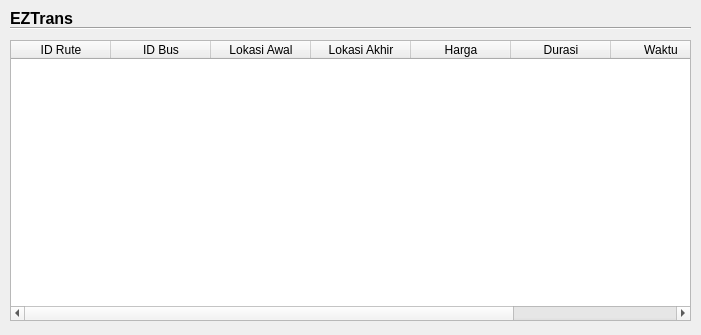
<?xml version="1.0" encoding="UTF-8"?>
<ui version="4.0">
 <class>Dialog</class>
 <widget class="QDialog" name="Dialog">
  <property name="geometry">
   <rect>
    <x>0</x>
    <y>0</y>
    <width>701</width>
    <height>335</height>
   </rect>
  </property>
  <property name="windowTitle">
   <string>Dialog</string>
  </property>
  <widget class="QTableWidget" name="tableRute">
   <property name="geometry">
    <rect>
     <x>10</x>
     <y>40</y>
     <width>681</width>
     <height>281</height>
    </rect>
   </property>
   <column>
    <property name="text">
     <string>ID Rute</string>
    </property>
   </column>
   <column>
    <property name="text">
     <string>ID Bus</string>
    </property>
   </column>
   <column>
    <property name="text">
     <string>Lokasi Awal</string>
    </property>
   </column>
   <column>
    <property name="text">
     <string>Lokasi Akhir</string>
    </property>
   </column>
   <column>
    <property name="text">
     <string>Harga</string>
    </property>
   </column>
   <column>
    <property name="text">
     <string>Durasi</string>
    </property>
   </column>
   <column>
    <property name="text">
     <string>Waktu</string>
    </property>
   </column>
   <column>
    <property name="text">
     <string>Kapasitas Total</string>
    </property>
   </column>
  </widget>
  <widget class="Line" name="line">
   <property name="geometry">
    <rect>
     <x>10</x>
     <y>20</y>
     <width>681</width>
     <height>16</height>
    </rect>
   </property>
   <property name="orientation">
    <enum>Qt::Horizontal</enum>
   </property>
  </widget>
  <widget class="QLabel" name="label">
   <property name="geometry">
    <rect>
     <x>10</x>
     <y>10</y>
     <width>71</width>
     <height>16</height>
    </rect>
   </property>
   <property name="font">
    <font>
     <pointsize>12</pointsize>
     <weight>75</weight>
     <bold>true</bold>
    </font>
   </property>
   <property name="text">
    <string>EZTrans</string>
   </property>
  </widget>
 </widget>
 <resources/>
 <connections/>
</ui>
